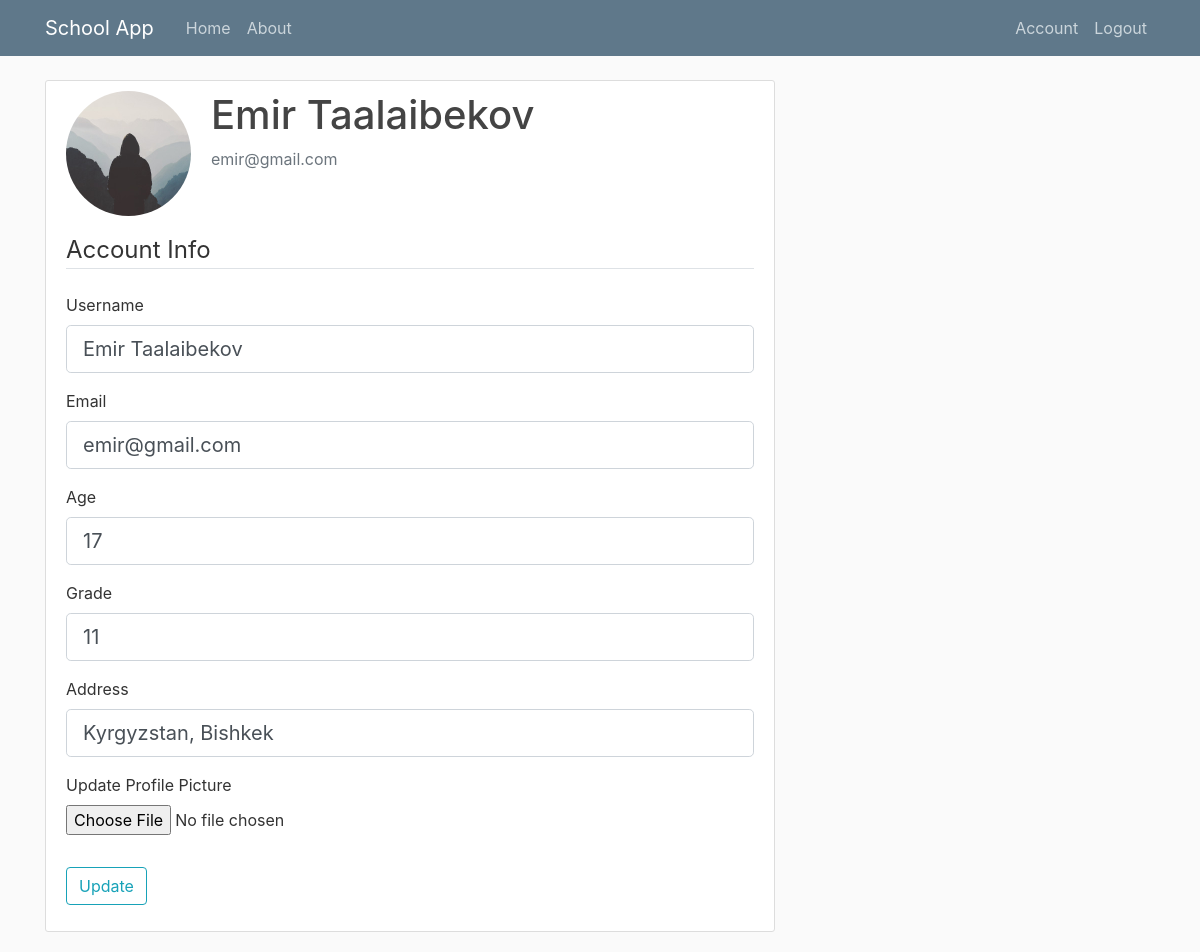
Page /account (signed in) on the earlier database version.
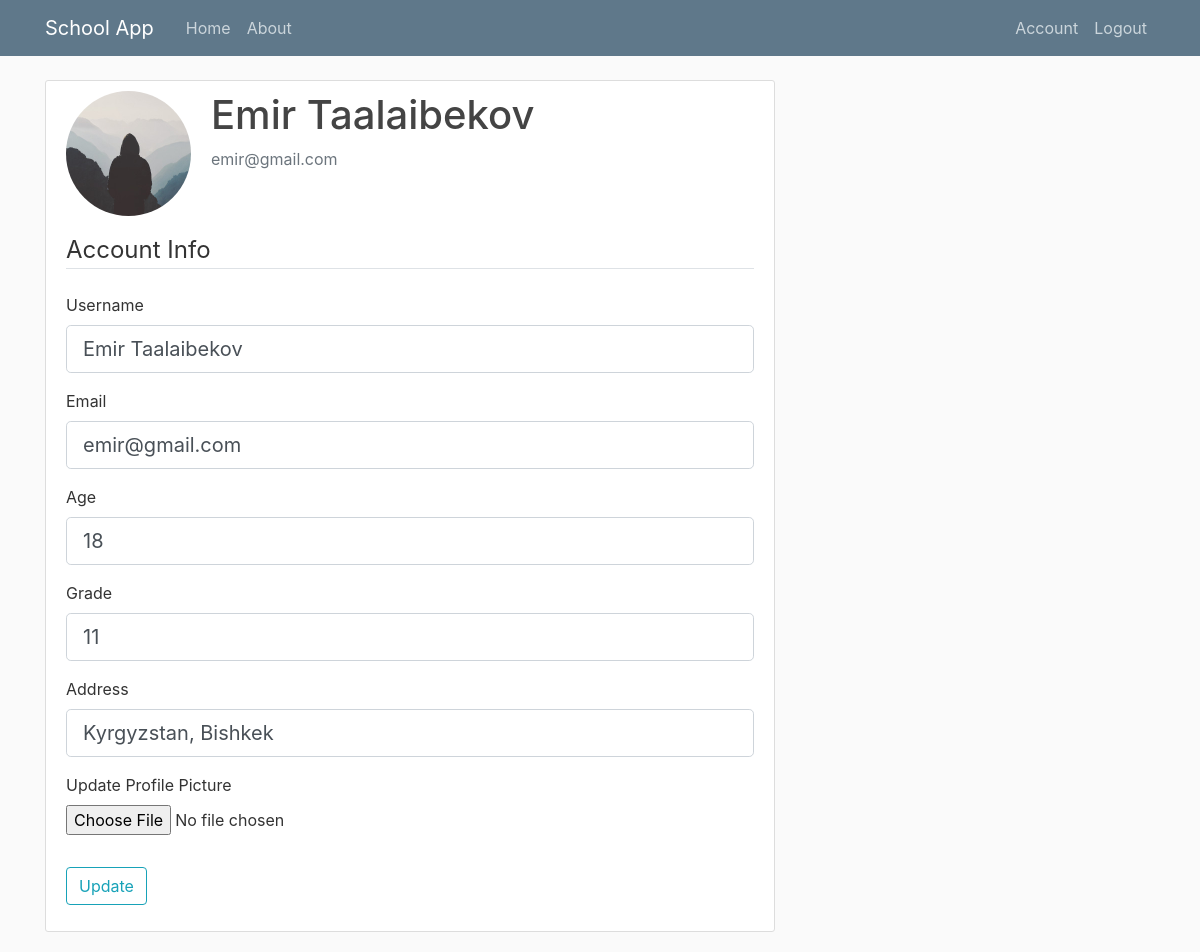
Same page on the later database version.
### schoolapp/models.py (models this page shows, shortened)
class User(db.Model, UserMixin):
    id = db.Column(db.Integer, primary_key=True)
    email = db.Column(db.String(120), unique=True, nullable=False)
    password = db.Column(db.String(60), nullable=False)
    username = db.Column(db.String(100), unique=True, nullable=False)
    age = db.Column(db.Integer, nullable=False)
    grade = db.Column(db.Integer, nullable=False)
    address = db.Column(db.String(100), nullable=False)
    image_file = db.Column(db.String(20), nullable=False, default='default.jpg')

### schoolapp/routes.py (the view)
@app.route("/account", methods=['GET', 'POST'])
@login_required
def account():
    form = UpdateAccountForm()
    if form.validate_on_submit():
        if form.picture.data:
            picture_file = save_picture(form.picture.data)
            current_user.image_file = picture_file
        current_user.username = form.username.data
        current_user.email = form.email.data
        current_user.age = form.age.data
        current_user.grade = form.grade.data
        current_user.address = form.address.data
        db.session.commit()
        flash('Your account has been updated!', 'success')
        return redirect(url_for('account'))
    elif request.method == 'GET':
        form.username.data = current_user.username
        form.email.data = current_user.email
        form.age.data = current_user.age
        form.grade.data = current_user.grade
        form.address.data = current_user.address
    image_file = url_for('static', filename='profile_pics/' + current_user.image_file)
    return render_template('account.html', title='Account',
                           image_file=image_file, form=form)

### schoolapp/forms.py (shortened to what this page needs)
class UpdateAccountForm(FlaskForm):
    username = StringField('Username', validators=[DataRequired(), Length(min=2, max=20)])
    email = StringField('Email', validators=[DataRequired(), Email()])
    grade = IntegerField("Grade", validators=[DataRequired()])
    age = IntegerField("Age", validators=[DataRequired()])
    address = StringField("Address", validators=[DataRequired()])
    picture = FileField("Update Profile Picture", validators=[FileAllowed(["jpg", "png"])])
    submit = SubmitField('Update')

### schoolapp/models.py (called while the page is built)
@login_manager.user_loader
def load_user(user_id):
    return User.query.get(int(user_id))

### schoolapp/templates/account.html (shortened to what the changed rows need)
{% extends "layout.html" %}
{% block content %}
    <div class="content-section">
        <div class="media">
            <div class="media-body">
                <h2 class="account-heading">{{ current_user.username }}</h2>
                <p class="text-secondary">{{ current_user.email }}</p>
            </div>
        </div>
        <form method="POST" action="" enctype="multipart/form-data">
            <fieldset class="form-group">
                <div class="form-group">
                    {{ form.username.label(class="form-control-label") }}
                    {% if form.username.errors %}
                        {{ form.username(class="form-control form-control-lg is-invalid") }}
                        <div class="invalid-feedback">
                            {% for error in form.username.errors %}
                                <span>{{ error }}</span>
                            {% endfor %}
                        </div>
                    {% else %}
                        {{ form.username(class="form-control form-control-lg") }}
                    {% endif %}
                </div>
                <div class="form-group">
                    {{ form.email.label(class="form-control-label") }}
                    {% if form.email.errors %}
                        {{ form.email(class="form-control form-control-lg is-invalid") }}
                        <div class="invalid-feedback">
                            {% for error in form.email.errors %}
                                <span>{{ error }}</span>
                            {% endfor %}
                        </div>
                    {% else %}
                        {{ form.email(class="form-control form-control-lg") }}
                    {% endif %}
                </div>
                <div class="form-group">
                    {{ form.age.label(class="form-control-label") }}
                    {% if form.age.errors %}
                        {{ form.age(class="form-control form-control-lg is-invalid") }}
                        <div class="invalid-feedback">
                            {% for error in form.age.errors %}
                                <span>{{ error }}</span>
                            {% endfor %}
                        </div>
                    {% else %}
                        {{ form.age(class="form-control form-control-lg") }}
                    {% endif %}
                </div>
                <div class="form-group">
                    {{ form.grade.label(class="form-control-label") }}
                    {% if form.grade.errors %}
                        {{ form.grade(class="form-control form-control-lg is-invalid") }}
                        <div class="invalid-feedback">
                            {% for error in form.grade.errors %}
                                <span>{{ error }}</span>
                            {% endfor %}
                        </div>
                    {% else %}
                        {{ form.grade(class="form-control form-control-lg") }}
                    {% endif %}
                </div>
                <div class="form-group">
                    {{ form.address.label(class="form-control-label") }}
                    {% if form.address.errors %}
                        {{ form.address(class="form-control form-control-lg is-invalid") }}
                        <div class="invalid-feedback">
                            {% for error in form.address.errors %}
                                <span>{{ error }}</span>
                            {% endfor %}
                        </div>
                    {% else %}
                        {{ form.address(class="form-control form-control-lg") }}
                    {% endif %}
                </div>
            </fieldset>
        </form>
    </div>
{% endblock content %}

Differences in the rows shown:
changed User "Emir Taalaibekov": age "17" → "18"
